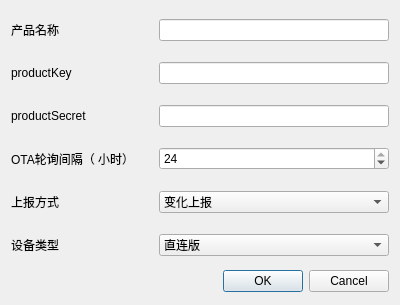
<?xml version="1.0" encoding="UTF-8"?>
<ui version="4.0">
 <class>addProduct</class>
 <widget class="QWidget" name="addProduct">
  <property name="geometry">
   <rect>
    <x>0</x>
    <y>0</y>
    <width>400</width>
    <height>305</height>
   </rect>
  </property>
  <property name="windowTitle">
   <string>添加产品信息</string>
  </property>
  <property name="toolTip">
   <string/>
  </property>
  <layout class="QGridLayout" name="gridLayout">
   <item row="0" column="0">
    <layout class="QHBoxLayout" name="horizontalLayout_6">
     <item>
      <widget class="QLabel" name="label_4">
       <property name="text">
        <string>产品名称</string>
       </property>
      </widget>
     </item>
     <item>
      <widget class="QLabel" name="label_12">
       <property name="sizePolicy">
        <sizepolicy hsizetype="Maximum" vsizetype="Preferred">
         <horstretch>0</horstretch>
         <verstretch>0</verstretch>
        </sizepolicy>
       </property>
       <property name="minimumSize">
        <size>
         <width>12</width>
         <height>36</height>
        </size>
       </property>
       <property name="maximumSize">
        <size>
         <width>12</width>
         <height>36</height>
        </size>
       </property>
       <property name="toolTip">
        <string>&lt;html&gt;&lt;head/&gt;&lt;body&gt;&lt;p&gt;DTU产品所具有的产品命名。&lt;/p&gt;&lt;/body&gt;&lt;/html&gt;</string>
       </property>
       <property name="toolTipDuration">
        <number>6000000</number>
       </property>
       <property name="styleSheet">
        <string notr="true">QLabel{
	image: url(:/img/tips.png);
}
</string>
       </property>
       <property name="text">
        <string/>
       </property>
      </widget>
     </item>
    </layout>
   </item>
   <item row="0" column="2">
    <widget class="QLineEdit" name="lineEdit_name">
     <property name="text">
      <string/>
     </property>
     <property name="maxLength">
      <number>32</number>
     </property>
    </widget>
   </item>
   <item row="1" column="0">
    <layout class="QHBoxLayout" name="horizontalLayout">
     <item>
      <widget class="QLabel" name="label">
       <property name="text">
        <string>productKey</string>
       </property>
      </widget>
     </item>
     <item>
      <widget class="QLabel" name="label_7">
       <property name="sizePolicy">
        <sizepolicy hsizetype="Maximum" vsizetype="Preferred">
         <horstretch>0</horstretch>
         <verstretch>0</verstretch>
        </sizepolicy>
       </property>
       <property name="minimumSize">
        <size>
         <width>12</width>
         <height>36</height>
        </size>
       </property>
       <property name="maximumSize">
        <size>
         <width>12</width>
         <height>36</height>
        </size>
       </property>
       <property name="toolTip">
        <string>&lt;html&gt;&lt;head/&gt;&lt;body&gt;&lt;p&gt;在开发者中心创建产品生成的 ProductKey。&lt;/p&gt;&lt;/body&gt;&lt;/html&gt;</string>
       </property>
       <property name="toolTipDuration">
        <number>6000000</number>
       </property>
       <property name="styleSheet">
        <string notr="true">QLabel{
	image: url(:/img/tips.png);
}
</string>
       </property>
       <property name="text">
        <string/>
       </property>
      </widget>
     </item>
    </layout>
   </item>
   <item row="1" column="2">
    <widget class="QLineEdit" name="lineEdit_pk">
     <property name="text">
      <string/>
     </property>
     <property name="maxLength">
      <number>6</number>
     </property>
    </widget>
   </item>
   <item row="2" column="0" colspan="2">
    <layout class="QHBoxLayout" name="horizontalLayout_2">
     <item>
      <widget class="QLabel" name="label_2">
       <property name="text">
        <string>productSecret</string>
       </property>
      </widget>
     </item>
     <item>
      <widget class="QLabel" name="label_11">
       <property name="sizePolicy">
        <sizepolicy hsizetype="Maximum" vsizetype="Preferred">
         <horstretch>0</horstretch>
         <verstretch>0</verstretch>
        </sizepolicy>
       </property>
       <property name="minimumSize">
        <size>
         <width>12</width>
         <height>36</height>
        </size>
       </property>
       <property name="maximumSize">
        <size>
         <width>12</width>
         <height>36</height>
        </size>
       </property>
       <property name="toolTip">
        <string>&lt;html&gt;&lt;head/&gt;&lt;body&gt;&lt;p&gt;在开发者中心创建产品生成的 ProductSecret。&lt;/p&gt;&lt;/body&gt;&lt;/html&gt;</string>
       </property>
       <property name="toolTipDuration">
        <number>6000000</number>
       </property>
       <property name="styleSheet">
        <string notr="true">QLabel{
	image: url(:/img/tips.png);
}
</string>
       </property>
       <property name="text">
        <string/>
       </property>
      </widget>
     </item>
    </layout>
   </item>
   <item row="2" column="2">
    <widget class="QLineEdit" name="lineEdit_ps">
     <property name="text">
      <string/>
     </property>
     <property name="maxLength">
      <number>16</number>
     </property>
    </widget>
   </item>
   <item row="3" column="0" colspan="2">
    <layout class="QHBoxLayout" name="horizontalLayout_3">
     <item>
      <widget class="QLabel" name="label_6">
       <property name="text">
        <string>OTA轮询间隔（ 小时）</string>
       </property>
      </widget>
     </item>
     <item>
      <widget class="QLabel" name="label_8">
       <property name="sizePolicy">
        <sizepolicy hsizetype="Maximum" vsizetype="Preferred">
         <horstretch>0</horstretch>
         <verstretch>0</verstretch>
        </sizepolicy>
       </property>
       <property name="minimumSize">
        <size>
         <width>12</width>
         <height>36</height>
        </size>
       </property>
       <property name="maximumSize">
        <size>
         <width>12</width>
         <height>36</height>
        </size>
       </property>
       <property name="toolTip">
        <string>&lt;html&gt;&lt;head/&gt;&lt;body&gt;&lt;p&gt;在OTA轮询从机完成后，等待下一次轮询的时间间隔；&lt;/p&gt;&lt;p&gt;默认24小时，范围 (0-24) 小时，0为不进行OTA轮询。&lt;/p&gt;&lt;/body&gt;&lt;/html&gt;</string>
       </property>
       <property name="toolTipDuration">
        <number>6000000</number>
       </property>
       <property name="styleSheet">
        <string notr="true">QLabel{
	image: url(:/img/tips.png);
}
</string>
       </property>
       <property name="text">
        <string/>
       </property>
      </widget>
     </item>
    </layout>
   </item>
   <item row="3" column="2">
    <widget class="QSpinBox" name="spinBox_otaPollInterval">
     <property name="suffix">
      <string/>
     </property>
     <property name="maximum">
      <number>24</number>
     </property>
     <property name="value">
      <number>24</number>
     </property>
    </widget>
   </item>
   <item row="4" column="0">
    <layout class="QHBoxLayout" name="horizontalLayout_4">
     <item>
      <widget class="QLabel" name="label_3">
       <property name="text">
        <string>上报方式</string>
       </property>
      </widget>
     </item>
     <item>
      <widget class="QLabel" name="label_9">
       <property name="sizePolicy">
        <sizepolicy hsizetype="Maximum" vsizetype="Preferred">
         <horstretch>0</horstretch>
         <verstretch>0</verstretch>
        </sizepolicy>
       </property>
       <property name="minimumSize">
        <size>
         <width>12</width>
         <height>36</height>
        </size>
       </property>
       <property name="maximumSize">
        <size>
         <width>12</width>
         <height>36</height>
        </size>
       </property>
       <property name="toolTip">
        <string>&lt;html&gt;&lt;head/&gt;&lt;body&gt;&lt;p&gt;&lt;span style=&quot; font-weight:600;&quot;&gt;全部上报&lt;/span&gt;： 设备每次轮询到的数据都会直接上报到开发者中心；&lt;/p&gt;&lt;p&gt;&lt;span style=&quot; font-weight:600;&quot;&gt;变化上报&lt;/span&gt;： 设备每次轮询到的数据与上次数据进行比较，发生变化才上报到开发者中心。&lt;/p&gt;&lt;/body&gt;&lt;/html&gt;</string>
       </property>
       <property name="toolTipDuration">
        <number>6000000</number>
       </property>
       <property name="styleSheet">
        <string notr="true">QLabel{
	image: url(:/img/tips.png);
}
</string>
       </property>
       <property name="text">
        <string/>
       </property>
      </widget>
     </item>
    </layout>
   </item>
   <item row="4" column="2">
    <widget class="QComboBox" name="comboBox_report">
     <item>
      <property name="text">
       <string>变化上报</string>
      </property>
     </item>
     <item>
      <property name="text">
       <string>全部上报</string>
      </property>
     </item>
    </widget>
   </item>
   <item row="5" column="0">
    <layout class="QHBoxLayout" name="horizontalLayout_5">
     <item>
      <widget class="QLabel" name="label_5">
       <property name="text">
        <string>设备类型</string>
       </property>
      </widget>
     </item>
     <item>
      <widget class="QLabel" name="label_10">
       <property name="sizePolicy">
        <sizepolicy hsizetype="Maximum" vsizetype="Preferred">
         <horstretch>0</horstretch>
         <verstretch>0</verstretch>
        </sizepolicy>
       </property>
       <property name="minimumSize">
        <size>
         <width>12</width>
         <height>36</height>
        </size>
       </property>
       <property name="maximumSize">
        <size>
         <width>12</width>
         <height>36</height>
        </size>
       </property>
       <property name="toolTip">
        <string>&lt;html&gt;&lt;head/&gt;&lt;body&gt;&lt;p&gt;&lt;span style=&quot; font-weight:600;&quot;&gt;直连版&lt;/span&gt;： modbus从机设备和网关共用产品信息，以一个整体设备在IoT平台展示；&lt;/p&gt;&lt;p&gt;&lt;span style=&quot; font-weight:600;&quot;&gt;网关版&lt;/span&gt;： modbus从机设备拥有独立的产品信息和设备信息，在IoT平台单独展示。&lt;/p&gt;&lt;/body&gt;&lt;/html&gt;</string>
       </property>
       <property name="toolTipDuration">
        <number>6000000</number>
       </property>
       <property name="styleSheet">
        <string notr="true">QLabel{
	image: url(:/img/tips.png);
}
</string>
       </property>
       <property name="text">
        <string/>
       </property>
      </widget>
     </item>
    </layout>
   </item>
   <item row="5" column="2">
    <widget class="QComboBox" name="comboBox_devType">
     <item>
      <property name="text">
       <string>直连版</string>
      </property>
     </item>
     <item>
      <property name="text">
       <string>网关版</string>
      </property>
     </item>
    </widget>
   </item>
   <item row="6" column="1" colspan="2">
    <widget class="QDialogButtonBox" name="buttonBox">
     <property name="standardButtons">
      <set>QDialogButtonBox::Cancel|QDialogButtonBox::Ok</set>
     </property>
    </widget>
   </item>
  </layout>
 </widget>
 <resources/>
 <connections/>
</ui>
